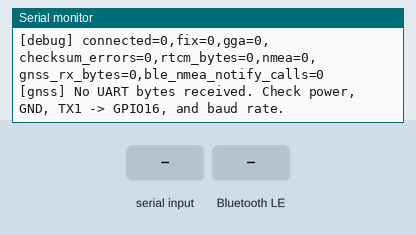
Recording of a program running on a simulated ESP32-S3. Shown: the last lines printed to the serial monitor. The inputs (shaded band) are chosen by the test bench. Nothing arrives over Bluetooth unless stated; a phone connects over Bluetooth LE 3 s after start.

Above: at 1.2 s.
1.3 s: "90,45\n" received over the second serial link
At 2.3 s:
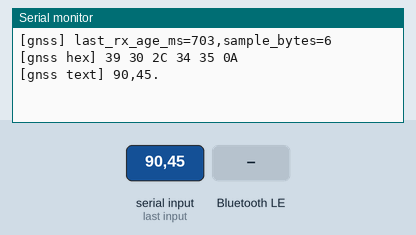
3.5 s: "30,150\n" received over the second serial link
At 5.4 s:
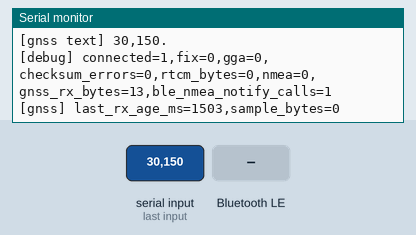
5.5 s: "0\n" received over the second serial link
At 6.6 s:
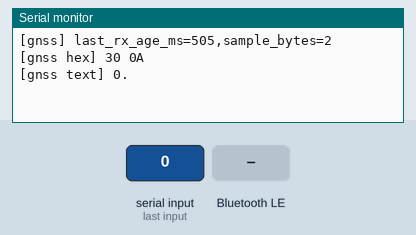
7.5 s: "90\n" received over the second serial link
At 8.8 s:
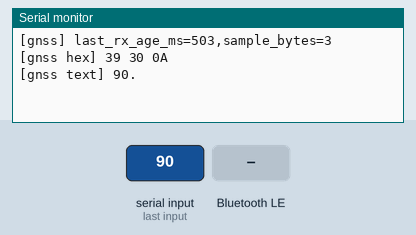
9.5 s: "200\n" received over the second serial link
At 10.8 s:
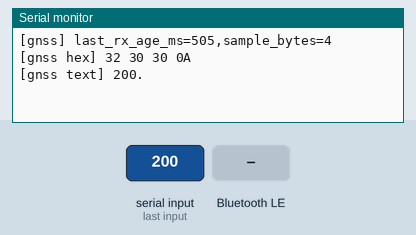
11.5 s: Bluetooth LE write "0" received
Timing chart, 0 to 14.0 s (numbered marks = the images above; inputs shaded):
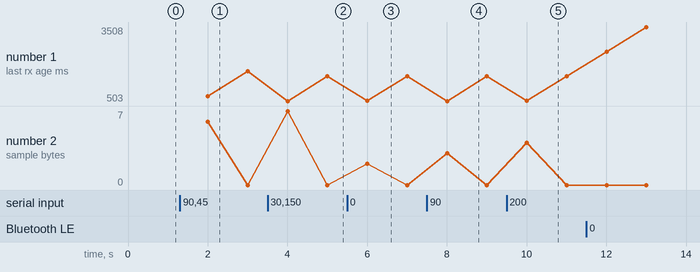

The program:

main.cpp
```cpp
#include <Arduino.h>
#include <BLE2902.h>
#include <BLEDevice.h>
#include <BLEServer.h>
#include <BLEUtils.h>

#include "ble_uart.h"
#include "config.h"
#include "nmea.h"
#include "rtcm.h"

namespace {
HardwareSerial gnss(1);
BLECharacteristic* txCharacteristic = nullptr;
NmeaStats nmeaStats;
bool bleConnected = false;
unsigned long rtcmBytes = 0;
unsigned long lastStatusMs = 0;
unsigned long gnssBytes = 0;
unsigned long lastGnssMs = 0;
unsigned long bleNmeaNotifyCalls = 0;
unsigned long lastNmeaNotifyMs = 0;
BleUartBatch nmeaBatch;
uint8_t gnssSample[64];
size_t gnssSampleLength = 0;
portMUX_TYPE sharedMux = portMUX_INITIALIZER_UNLOCKED;
RtcmBuffer<config::kRtcmBufferSize> rtcmBuffer;

class ServerCallbacks final : public BLEServerCallbacks {
 public:
  void onConnect(BLEServer*) override {
    portENTER_CRITICAL(&sharedMux);
    bleConnected = true;
    portEXIT_CRITICAL(&sharedMux);
  }
  void onDisconnect(BLEServer*) override {
    portENTER_CRITICAL(&sharedMux);
    bleConnected = false;
    portEXIT_CRITICAL(&sharedMux);
    BLEDevice::startAdvertising();
  }
};

class RtcmCallbacks final : public BLECharacteristicCallbacks {
  void onWrite(BLECharacteristic* characteristic) override {
    const String value = characteristic->getValue();
    portENTER_CRITICAL(&sharedMux);
    if (rtcmBuffer.enqueue(reinterpret_cast<const uint8_t*>(value.c_str()), value.length()))
      rtcmBytes += value.length();
    portEXIT_CRITICAL(&sharedMux);
  }
};

void startBle() {
  BLEDevice::init(config::kDeviceName);
  BLEServer* server = BLEDevice::createServer();
  server->setCallbacks(new ServerCallbacks());
  BLEService* service = server->createService(config::kServiceUuid);
  BLECharacteristic* rx = service->createCharacteristic(
      config::kUartRxUuid, BLECharacteristic::PROPERTY_WRITE | BLECharacteristic::PROPERTY_WRITE_NR);
  rx->setCallbacks(new RtcmCallbacks());
  txCharacteristic = service->createCharacteristic(
      config::kUartTxUuid, BLECharacteristic::PROPERTY_NOTIFY | BLECharacteristic::PROPERTY_READ);
  txCharacteristic->addDescriptor(new BLE2902());
  service->start();
  BLEAdvertising* advertising = BLEDevice::getAdvertising();
  advertising->addServiceUUID(config::kServiceUuid);
  advertising->setScanResponse(true);
  BLEDevice::startAdvertising();
}

void publishStatus() {
  char status[128];
  NmeaStats stats;
  unsigned long forwardedBytes;
  bool connected;
  portENTER_CRITICAL(&sharedMux);
  stats = nmeaStats;
  forwardedBytes = rtcmBytes;
  connected = bleConnected;
  portEXIT_CRITICAL(&sharedMux);
  snprintf(status, sizeof(status), "connected=%u,fix=%lu,gga=%lu,checksum_errors=%lu,rtcm_bytes=%lu",
           connected ? 1U : 0U, stats.fixQuality, stats.ggaSentences,
           stats.checksumErrors, forwardedBytes);
  if (config::kSerialDebug) {
    Serial.printf("[debug] %s,nmea=%lu,gnss_rx_bytes=%lu,ble_nmea_notify_calls=%lu\n",
                  status, stats.sentences, gnssBytes, bleNmeaNotifyCalls);
    if (gnssBytes == 0) {
      Serial.printf("[gnss] No UART bytes received. Check power, GND, TX1 -> GPIO%d, and baud rate.\n",
                    config::kGnssRxPin);
    } else {
      Serial.printf("[gnss] last_rx_age_ms=%lu,sample_bytes=%u\n",
                    millis() - lastGnssMs, static_cast<unsigned int>(gnssSampleLength));
      if (gnssSampleLength > 0) {
        Serial.print("[gnss hex] ");
        for (size_t i = 0; i < gnssSampleLength; ++i) Serial.printf("%02X ", gnssSample[i]);
        Serial.print("\n[gnss text] ");
        for (size_t i = 0; i < gnssSampleLength; ++i) {
          const uint8_t byte = gnssSample[i];
          Serial.write(byte >= 32 && byte <= 126 ? byte : '.');
        }
        Serial.println();
      }
    }
    gnssSampleLength = 0;
  }
}
}

void setup() {
  Serial.begin(config::kConsoleBaud);
  gnss.begin(config::kGnssBaud, SERIAL_8N1, config::kGnssRxPin, config::kGnssTxPin);
  if (config::kSerialDebug) {
    Serial.printf("[gnss] receiver=%s,UART1 baud=%lu,8N1,rx_gpio=%d,tx_gpio=%d\n",
                  config::kReceiverName,
                  static_cast<unsigned long>(config::kGnssBaud),
                  config::kGnssRxPin, config::kGnssTxPin);
  }
  const bool configured = configureGnss(gnss, [](uint32_t ms) { delay(ms); });
  if (config::kLc29hDa) {
    Serial.println(configured ? "[gnss] Startup commands sent (not acknowledged)"
                              : "[gnss] Startup command write failed. Check receiver configuration.");
  }
  startBle();
  Serial.printf("GNSS BLE rover started; free heap=%lu bytes\n", static_cast<unsigned long>(ESP.getFreeHeap()));
}

void loop() {
  auto notifyNmea = [](const uint8_t* data, size_t length) {
    txCharacteristic->setValue(data, length);
    txCharacteristic->notify();
    lastNmeaNotifyMs = millis();
    if (config::kSerialDebug) ++bleNmeaNotifyCalls;
  };
  uint8_t chunk[config::kRtcmChunkSize];
  size_t chunkLength;
  portENTER_CRITICAL(&sharedMux);
  chunkLength = rtcmBuffer.drain(sizeof(chunk), chunk);
  portEXIT_CRITICAL(&sharedMux);
  if (chunkLength > 0) gnss.write(chunk, chunkLength);
  while (gnss.available() > 0) {
    const int value = gnss.read();
    if (value >= 0) {
      char byte = static_cast<char>(value);
      if (config::kSerialDebug) {
        ++gnssBytes;
        lastGnssMs = millis();
        if (gnssSampleLength < sizeof(gnssSample)) {
          gnssSample[gnssSampleLength++] = static_cast<uint8_t>(value);
        }
      }
      portENTER_CRITICAL(&sharedMux);
      consumeNmeaByte(byte, nmeaStats);
      const bool connected = bleConnected;
      portEXIT_CRITICAL(&sharedMux);
      if (connected && txCharacteristic != nullptr) {
        nmeaBatch.append(static_cast<uint8_t>(value), notifyNmea);
      } else {
        nmeaBatch.clear();
      }
    }
  }
  portENTER_CRITICAL(&sharedMux);
  const bool connected = bleConnected;
  portEXIT_CRITICAL(&sharedMux);
  const unsigned long now = millis();
  if (!connected) {
    nmeaBatch.clear();
  } else if (now - lastNmeaNotifyMs >= 20) {
    nmeaBatch.flush(notifyNmea);
  }
  if (now - lastStatusMs >= 1000) {
    lastStatusMs = now;
    publishStatus();
  }
  delay(1);
}
```

ble_uart.h
```cpp
#pragma once

#include <stddef.h>
#include <stdint.h>

class BleUartBatch {
 public:
  // The default ATT MTU is 23 bytes, leaving 20 bytes for notification data.
  static constexpr size_t kPayloadSize = 20;

  template <typename Sender>
  void append(uint8_t byte, Sender& send) {
    bytes_[size_++] = byte;
    if (size_ == sizeof(bytes_)) flush(send);
  }

  template <typename Sender>
  void flush(Sender& send) {
    if (size_ == 0) return;
    send(bytes_, size_);
    clear();
  }

  void clear() { size_ = 0; }

 private:
  uint8_t bytes_[kPayloadSize];
  size_t size_ = 0;
};
```

gnss_receiver.h
```cpp
#pragma once

#include <stdint.h>
#include <stdio.h>

#define GNSS_RECEIVER_ZED_F9P 0
#define GNSS_RECEIVER_LC29H_DA 1

#ifndef GNSS_RECEIVER
#define GNSS_RECEIVER GNSS_RECEIVER_ZED_F9P
#endif

#if GNSS_RECEIVER != GNSS_RECEIVER_ZED_F9P && GNSS_RECEIVER != GNSS_RECEIVER_LC29H_DA
#error "Unsupported GNSS_RECEIVER"
#endif

namespace config {
constexpr bool kLc29hDa = GNSS_RECEIVER == GNSS_RECEIVER_LC29H_DA;
constexpr uint32_t kGnssBaud = kLc29hDa ? 115200 : 38400;
constexpr const char* kReceiverName = kLc29hDa ? "LC29H(DA)" : "ZED-F9P";
}

// Runs before BLE starts. No acknowledgment waits or retries.
template <typename Writer, typename Wait>
bool configureGnss(Writer& uart, Wait wait) {
  if constexpr (!config::kLc29hDa) return true;

  constexpr const char* commands[] = {
      "PQTMCFGRCVRMODE,W,1",
      "PQTMCFGRTK,W,1,1",
      "PQTMCFGPROT,W,1,1,00000005,00000005",
      "PQTMCFGMSGRATE,W,GGA,1",
      "PQTMCFGMSGRATE,W,RMC,1",
      "PQTMCFGMSGRATE,W,GSA,1",
      "PQTMCFGMSGRATE,W,GSV,1",
      "PQTMCFGMSGRATE,W,VTG,0",
      "PQTMCFGMSGRATE,W,GLL,0",
      "PQTMCFGMSGRATE,W,ZDA,0",
  };
  wait(1200);
  for (size_t i = 0; i < sizeof(commands) / sizeof(commands[0]); ++i) {
    if (i > 0) wait(250);
    const char* body = commands[i];
    uint8_t checksum = 0;
    for (const char* p = body; *p; ++p) checksum ^= static_cast<uint8_t>(*p);
    char frame[64];
    const size_t length = snprintf(frame, sizeof(frame), "$%s*%02X\r\n", body, checksum);
    if (uart.write(reinterpret_cast<const uint8_t*>(frame), length) != length) return false;
  }
  return true;
}
```

nmea.h
```cpp
#pragma once

#include <stddef.h>

struct NmeaStats {
  unsigned long sentences = 0;
  unsigned long checksumErrors = 0;
  unsigned long ggaSentences = 0;
  unsigned long fixQuality = 0;
};

// Consumes a byte stream and updates counters for complete NMEA sentences.
void consumeNmeaByte(char byte, NmeaStats& stats);
```

rtcm.h
```cpp
#pragma once

#include <stddef.h>
#include <stdint.h>

template <size_t Capacity>
class RtcmBuffer {
 public:
  bool enqueue(const uint8_t* data, size_t length) {
    if (length > Capacity - size_) return false;
    for (size_t i = 0; i < length; ++i) {
      bytes_[(head_ + size_ + i) % Capacity] = data[i];
    }
    size_ += length;
    return true;
  }

  size_t drain(size_t limit, uint8_t* output) {
    const size_t count = size_ < limit ? size_ : limit;
    for (size_t i = 0; i < count; ++i) output[i] = bytes_[(head_ + i) % Capacity];
    head_ = (head_ + count) % Capacity;
    size_ -= count;
    return count;
  }

 private:
  uint8_t bytes_[Capacity] = {};
  size_t head_ = 0;
  size_t size_ = 0;
};

// Writes every byte, tolerating short writes. Returns false on a zero-length write.
template <typename Writer>
bool forwardRtcm(const uint8_t* data, size_t length, Writer& writer) {
  size_t offset = 0;
  while (offset < length) {
    const size_t written = writer.write(data + offset, length - offset);
    if (written == 0) return false;
    offset += written;
  }
  return true;
}
```

nmea.cpp
```cpp
#include "nmea.h"

#include <stdlib.h>
#include <stdio.h>
#include <string.h>

namespace {
constexpr size_t kLineCapacity = 128;
char line[kLineCapacity];
size_t lineLength = 0;
bool discardingLine = false;

void parseLine(NmeaStats& stats) {
  if (lineLength < 7 || line[0] != '$') return;
  char* star = strchr(line, '*');
  if (star == nullptr || star + 2 >= line + lineLength) return;
  unsigned int expected = 0;
  if (sscanf(star + 1, "%2x", &expected) != 1) return;
  unsigned int actual = 0;
  for (char* p = line + 1; p < star; ++p) actual ^= static_cast<unsigned char>(*p);
  if (actual != expected) {
    ++stats.checksumErrors;
    return;
  }

  ++stats.sentences;
  if (strncmp(line + 3, "GGA,", 4) != 0) return;
  ++stats.ggaSentences;
  char* field = strchr(line, ',');
  for (int i = 0; i < 5 && field != nullptr; ++i) field = strchr(field + 1, ',');
  if (field != nullptr) stats.fixQuality = strtoul(field + 1, nullptr, 10);
}
}

void consumeNmeaByte(char byte, NmeaStats& stats) {
  if (byte == '\n') {
    if (!discardingLine) parseLine(stats);
    lineLength = 0;
    discardingLine = false;
  } else if (byte == '\r') {
    return;
  } else if (discardingLine) {
    return;
  } else if (lineLength < kLineCapacity - 1) {
    line[lineLength++] = byte;
    line[lineLength] = '\0';
  } else {
    lineLength = 0;
    discardingLine = true;
  }
}
```

config.h
```cpp
#pragma once

#include <stddef.h>
#include <stdint.h>

#include "gnss_receiver.h"

// UART1 pins come from the PlatformIO environment build flags
// (esp32-s3: GPIO16/17, esp32-c3: GPIO4/5). Defaults keep the S3 wiring.
#ifndef GNSS_RX_PIN
#define GNSS_RX_PIN 16
#endif

#ifndef GNSS_TX_PIN
#define GNSS_TX_PIN 17
#endif

namespace config {
constexpr int kGnssRxPin = GNSS_RX_PIN;
constexpr int kGnssTxPin = GNSS_TX_PIN;
constexpr uint32_t kConsoleBaud = 115200;
constexpr bool kSerialDebug = true;
constexpr char kDeviceName[] = "GNSS-RTK-Rover";
constexpr char kServiceUuid[] = "6e400001-b5a3-f393-e0a9-e50e24dcca9e";
constexpr char kUartRxUuid[] = "6e400002-b5a3-f393-e0a9-e50e24dcca9e";
constexpr char kUartTxUuid[] = "6e400003-b5a3-f393-e0a9-e50e24dcca9e";
constexpr size_t kRtcmChunkSize = 200;
constexpr size_t kRtcmBufferSize = 2048;
}
```

Measured:
- after the input at 1.3 s, the serial monitor: prints a new line after 0.70 s (image 1)
- after the input at 3.5 s, the serial monitor: prints a new line after 0.50 s (image 2)
- after the input at 5.5 s, the serial monitor: prints a new line after 0.50 s (image 3)
- after the input at 7.5 s, the serial monitor: prints a new line after 0.50 s (image 4)
- after the input at 9.5 s, the serial monitor: prints a new line after 0.50 s (image 5)
- plotted number 1: 1703 → 1503 after the input at 3.5 s, 1503 → 1504 after the input at 5.5 s, 1503 → 1506 after the input at 9.5 s
